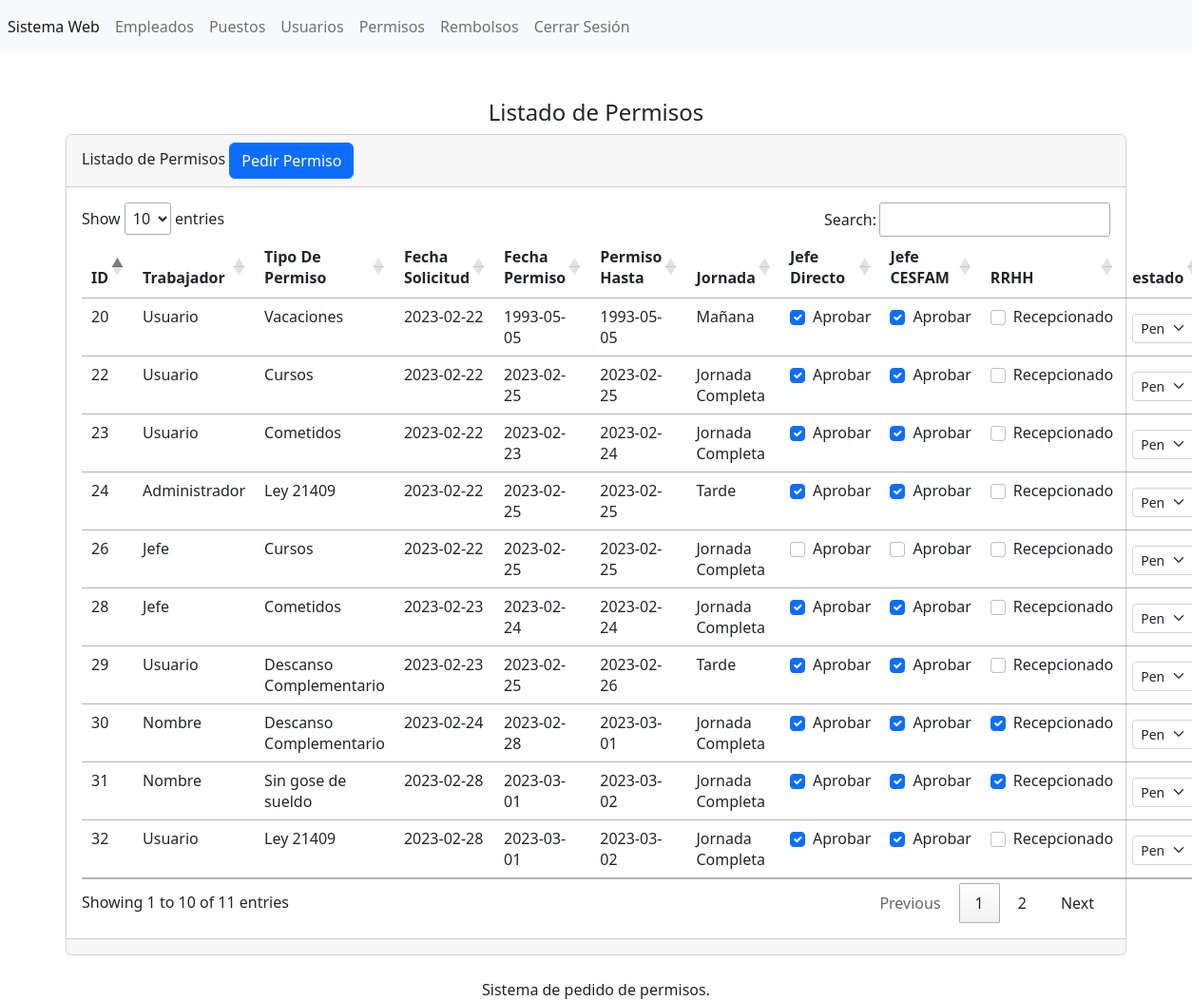
Page /secciones/permisos/index.php (signed in) on the committed database.
### tables this page shows
CREATE TABLE `tbl_permisos` (
  `id` int(11) NOT NULL,
  `idempleado` int(11) NOT NULL,
  `idtipopermiso` int(11) NOT NULL,
  `fechasolicitud` date NOT NULL,
  `fechapermiso` date NOT NULL,
  `permisohasta` date NOT NULL,
  `jornada` int(11) NOT NULL,
  `jefedirecto` tinyint(1) NOT NULL,
  `jefecesfam` tinyint(1) NOT NULL,
  `rrhh` tinyint(1) NOT NULL,
  `estado_permiso` int(1) NOT NULL
);

CREATE TABLE `tbl_usuarios` (
  `id` int(11) NOT NULL,
  `usuario` varchar(255) NOT NULL,
  `password` varchar(255) NOT NULL,
  `correo` varchar(255) NOT NULL,
  `rut` int(11) NOT NULL,
  `dv` varchar(1) NOT NULL,
  `nombre` varchar(255) NOT NULL,
  `apellido_pat` varchar(255) NOT NULL,
  `apellido_mat` varchar(255) NOT NULL,
  `tipousuario` int(11) NOT NULL
);

CREATE TABLE `tbl_tipo_permiso` (
  `id` int(11) NOT NULL,
  `tipopermiso` varchar(255) NOT NULL
);

CREATE TABLE `tbl_jornada` (
  `id` int(11) NOT NULL,
  `tipojornada` varchar(255) NOT NULL
);

### secciones/permisos/index.php (the view, shortened to what this page needs)
<?php
session_start();   include("../../bd.php");
$sentencia=$conexion->prepare("
SELECT
    tbl_permisos.id as id,
    tu.nombre,
    tipopermiso,
    fechasolicitud,
    fechapermiso,
    permisohasta,
    tipojornada,
    jefedirecto,
    jefecesfam,
    rrhh
FROM tbl_permisos
         join tbl_tipo_permiso ttp on ttp.id = tbl_permisos.idtipopermiso
         join tbl_jornada tj on tj.id = tbl_permisos.jornada
join tbl_usuarios tu on tu.rut = tbl_permisos.idempleado");
$sentencia->execute();
$lista_tbl_permisos=$sentencia->fetchALL(PDO::FETCH_ASSOC);
?>
<?php  $sentencia=$conexion -> prepare ("select * from tbl_estado_permiso");
$sentencia ->execute();
$lista_tbl_puestos=$sentencia->fetchALL(PDO::FETCH_ASSOC);?>
<?php
switch($_SESSION['tipousuario']){
case 4:
include("../../templates/admin/header.php");
break;
}
?>
<br><br>
<center><h4> Listado de Permisos </h4></center>
<div class="card">
    <div class="card-header">
        Listado de Permisos <a name="pedir" id="pedir" class="btn btn-primary" href="pedir.php" role="button">Pedir Permiso</a>
    </div>
    <div class="card-body">
<div class="table-responsive-sm">
    <table class="table" id="tabla_id">
        <thead>
            <tr>
                <th scope="col">ID</th>
                <th scope="col">Trabajador</th>
                <th scope="col">Tipo De Permiso</th>
                <th scope="col">Fecha Solicitud</th>
                <th scope="col">Fecha Permiso</th>
                <th scope="col">Permiso Hasta</th>
                <th scope="col">Jornada</th>
                <th scope="col">Jefe Directo</th>
                <th scope="col">Jefe CESFAM</th>
                <th scope="col">RRHH</th>
                <th scope="col">estado</th>
            </tr>
        </thead>
        <tbody>
        <?php foreach($lista_tbl_permisos as $registro){?>
            <tr class="">
                <td scope="row"><?php echo $registro['id']; ?></td>
                <td><?php echo $registro['nombre']; ?></td>
                <td><?php echo $registro['tipopermiso']; ?></td>
                <td><?php echo $registro['fechasolicitud']; ?></td>
                <td><?php echo $registro['fechapermiso']; ?></td>
                <td><?php echo $registro['permisohasta']; ?></td>
               <td> <?php echo $registro['tipojornada']; ?></td>
                <td>
                    <div class="form-check">
                     <input class="form-check-input check-jefedirecto" type="checkbox" id="jefedirecto" <?php echo $registro['jefedirecto'] ? 'checked' : '' ;?>  data-id="<?php echo $registro['id'];?>">
                    <label class="form-check-label" for="jefedirecto">
                     Aprobar
                     </label>
                    </div>
                </td>
                <td>
                <div class="form-check">
                <input class="form-check-input check-jefecesfam" type="checkbox" id="jefecesfam" <?php echo $registro['jefecesfam'] ? 'checked' : '' ;?>  data-id="<?php echo $registro['id'];?>">
                    <label class="form-check-label" for="jefecesfam">
                  Aprobar
                  </label>
                </div>
                </td>
                <td> <div class="form-check">
                <input class="form-check-input check-rrhh" type="checkbox" id="rrhh" <?php echo $registro['rrhh'] ? 'checked' : '' ;?>  data-id="<?php echo $registro['id'];?>">
                    <label class="form-check-label" for="rrhh">
                  Recepcionado
                  </label>
                </div></td>
                <td>  <label for="idpuesto" class="form-label"></label>
  <select  class="form-select form-select-sm" name="idpuesto" id="idpuesto" >
        <?php foreach($lista_tbl_puestos as $registro){?>
        <option value="<?php echo $registro['id']?>"><?php echo $registro['estado_permiso'] ?> </option>
        <?php } ?> </select></td>
            </tr>
            <?php } ?>
        </tbody>
    </table>
</div>
    </div>
    <div class="card-footer text-muted">
    </div>
</div>
<?php include("../../templates/footer.php"); ?>

### rows in the picture
tbl_permisos: id "22", tbl_usuarios.nombre "Usuario", idtipopermiso.tipopermiso "Cursos", fechasolicitud "2023-02-22", fechapermiso "2023-02-25", permisohasta "2023-02-25", jornada.tipojornada "Jornada Completa", jefedirecto "☑", jefecesfam "☑"
tbl_permisos: id "23", tbl_usuarios.nombre "Usuario", idtipopermiso.tipopermiso "Cometidos", fechasolicitud "2023-02-22", fechapermiso "2023-02-23", permisohasta "2023-02-24", jornada.tipojornada "Jornada Completa", jefedirecto "☑", jefecesfam "☑"
tbl_permisos: id "26", tbl_usuarios.nombre "Jefe", idtipopermiso.tipopermiso "Cursos", fechasolicitud "2023-02-22", fechapermiso "2023-02-25", permisohasta "2023-02-25", jornada.tipojornada "Jornada Completa"
tbl_permisos: id "28", tbl_usuarios.nombre "Jefe", idtipopermiso.tipopermiso "Cometidos", fechasolicitud "2023-02-23", fechapermiso "2023-02-24", permisohasta "2023-02-24", jornada.tipojornada "Jornada Completa", jefedirecto "☑", jefecesfam "☑"
tbl_permisos: id "30", tbl_usuarios.nombre "Nombre", idtipopermiso.tipopermiso "Descanso Complementario", fechasolicitud "2023-02-24", fechapermiso "2023-02-28", permisohasta "2023-03-01", jornada.tipojornada "Jornada Completa", jefedirecto "☑", jefecesfam "☑", rrhh "☑"
tbl_permisos: id "31", tbl_usuarios.nombre "Nombre", idtipopermiso.tipopermiso "Sin gose de sueldo", fechasolicitud "2023-02-28", fechapermiso "2023-03-01", permisohasta "2023-03-02", jornada.tipojornada "Jornada Completa", jefedirecto "☑", jefecesfam "☑", rrhh "☑"
tbl_permisos: id "32", tbl_usuarios.nombre "Usuario", idtipopermiso.tipopermiso "Ley 21409", fechasolicitud "2023-02-28", fechapermiso "2023-03-01", permisohasta "2023-03-02", jornada.tipojornada "Jornada Completa", jefedirecto "☑", jefecesfam "☑"
tbl_permisos: id "20", tbl_usuarios.nombre "Usuario", idtipopermiso.tipopermiso "Vacaciones", fechasolicitud "2023-02-22", fechapermiso "1993-05-05", permisohasta "1993-05-05", jornada.tipojornada "Mañana", jefedirecto "☑", jefecesfam "☑"
tbl_permisos: id "24", tbl_usuarios.nombre "Administrador", idtipopermiso.tipopermiso "Ley 21409", fechasolicitud "2023-02-22", fechapermiso "2023-02-25", permisohasta "2023-02-25", jornada.tipojornada "Tarde", jefedirecto "☑", jefecesfam "☑"
tbl_permisos: id "29", tbl_usuarios.nombre "Usuario", idtipopermiso.tipopermiso "Descanso Complementario", fechasolicitud "2023-02-23", fechapermiso "2023-02-25", permisohasta "2023-02-26", jornada.tipojornada "Tarde", jefedirecto "☑", jefecesfam "☑"

### other values in the picture
form field idpuesto "Pendiente"
